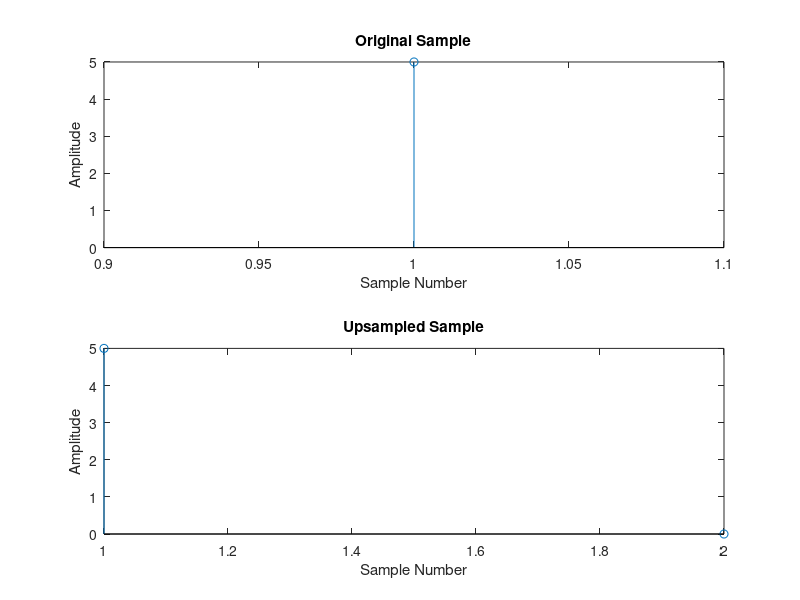

The MATLAB script that drew this image:
signal = input('Enter the signal: ');
n = [1:length(signal)];
sampling_factor = 2;
up = upsample(signal, sampling_factor);
subplot(2,1,1);
stem(n, signal);
xlabel('Sample Number');
ylabel('Amplitude');
title('Original Sample');
n = [1:length(up)];
subplot(2,1,2);
stem(n, up);
xlabel('Sample Number');
ylabel('Amplitude');
title('Upsampled Sample');
